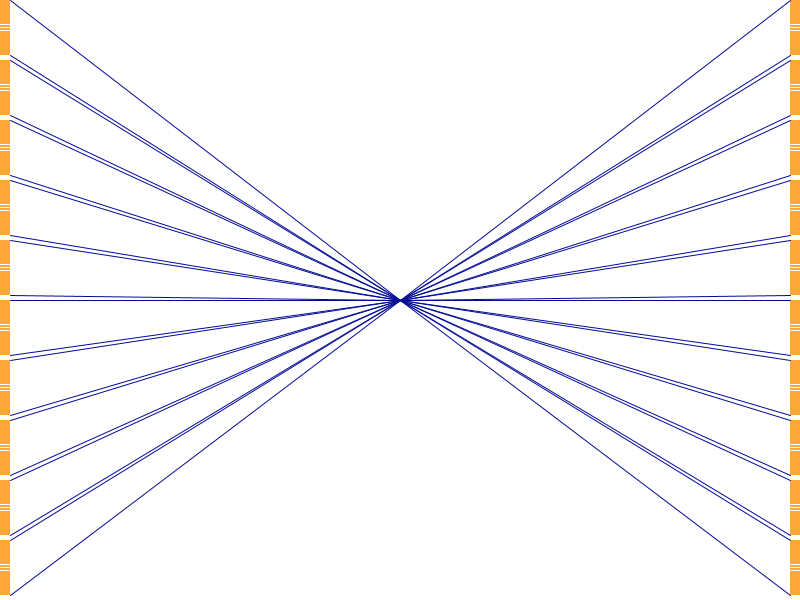
Frame 1 (no input)
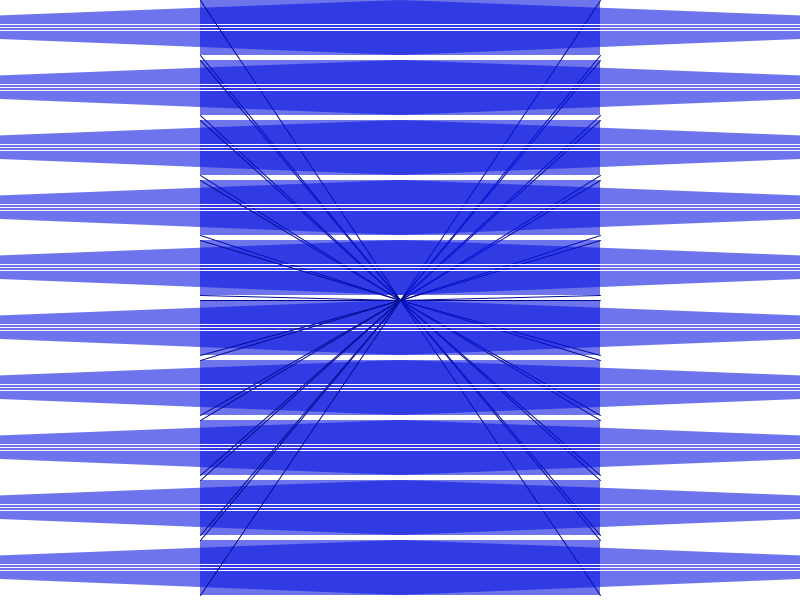
Frame 60 (the mouse pressed at the canvas centre just before this capture)
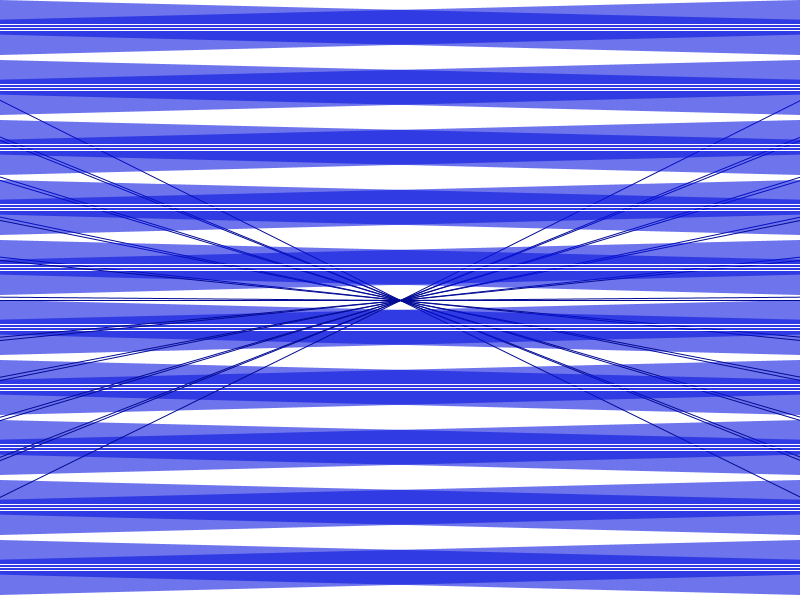
Frame 120 (the mouse held since frame 60 and released just before this capture)

The Processing sketch that drew these frames (run headless with seeded random() and noise(); from frame 60 on, the mouse is pressed at the canvas centre):

// Processing sketch: processing_130922
// ── processing_130922.pde

int move=0;
int oppo=0;
int bounce=10;
int obounce=10;
int stack=0;

void setup(){
size(800,600);

}

void draw(){
background (255);
move=move+bounce;
oppo=oppo-obounce;

if(move>=1100){
  bounce=bounce*-1;
}
if(move<=-100){
  bounce=bounce*-1;
}
if(oppo<=-1100){
  obounce=obounce*-1;
}
if(oppo>=100){
  obounce=obounce*-1;
}


while(stack<height){
  if(move>=400 ){
    fill(#0713DE,150);
   stroke(#0713DE);
  
  }
  else {fill(#FF8E03,200);
  }
  
  noStroke();
  rect(move-200,0+stack,200,55);
   triangle(-300,27+stack,move-200,0+stack,move-200,55+stack);
   stroke(255);
   line(-400,27+stack,move-0,27+stack);
   line(-400,30+stack,move-0,30+stack);
   line(-400,24+stack,move-0,24+stack);
   stroke(#030B95);
   line(400,300,move-0,0+stack);
   line(400,300,move-0,55+stack);
  stack=stack+60;

}
stack=0;

while(stack<height){
  noStroke();
  rect(800+oppo,0+stack,200,55);
  triangle(1100,27+stack,1000+oppo,0+stack,1000+oppo,55+stack);
  stroke(255);
   line(1200,27+stack,800+oppo,27+stack);
   line(1200,30+stack,800+oppo,30+stack);
   line(1200,24+stack,800+oppo,24+stack);
   stroke(#030B95);
   line(400,300,800+oppo,0+stack);
   line(400,300,800+oppo,55+stack);
  
  stack=stack+60;
}
stack=0;
}
